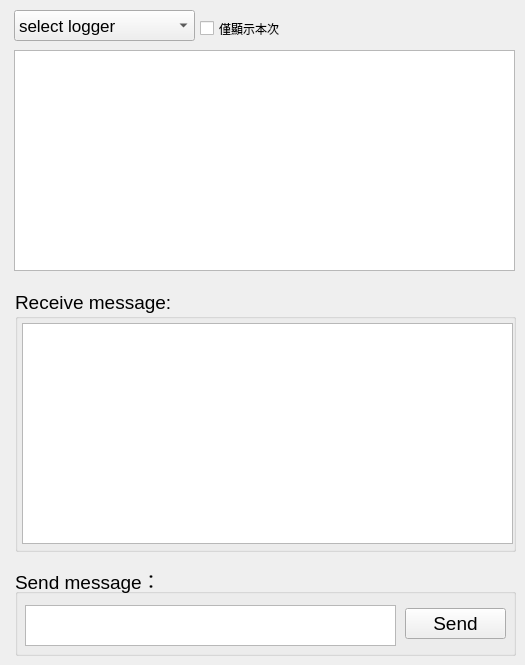
       <widget class="QWidget" name="tab_10">
        <attribute name="title">
         <string>Home</string>
        </attribute>
        <widget class="QGroupBox" name="groupBox_2">
         <property name="geometry">
          <rect>
           <x>15</x>
           <y>290</y>
           <width>501</width>
           <height>262</height>
          </rect>
         </property>
         <property name="font">
          <font>
           <pointsize>14</pointsize>
          </font>
         </property>
         <property name="title">
          <string>Receive message:</string>
         </property>
         <widget class="QTextBrowser" name="textRecv">
          <property name="geometry">
           <rect>
            <x>7</x>
            <y>33</y>
            <width>491</width>
            <height>221</height>
           </rect>
          </property>
          <property name="font">
           <font>
            <pointsize>12</pointsize>
           </font>
          </property>
          <property name="frameShadow">
           <enum>QFrame::Plain</enum>
          </property>
         </widget>
        </widget>
        <widget class="QTextBrowser" name="text_log">
         <property name="geometry">
          <rect>
           <x>14</x>
           <y>50</y>
           <width>501</width>
           <height>221</height>
          </rect>
         </property>
         <property name="font">
          <font>
           <pointsize>11</pointsize>
          </font>
         </property>
         <property name="frameShadow">
          <enum>QFrame::Plain</enum>
         </property>
         <property name="readOnly">
          <bool>true</bool>
         </property>
        </widget>
        <widget class="QComboBox" name="comboBox_logger">
         <property name="geometry">
          <rect>
           <x>14</x>
           <y>10</y>
           <width>181</width>
           <height>31</height>
          </rect>
         </property>
         <property name="font">
          <font>
           <pointsize>13</pointsize>
          </font>
         </property>
         <property name="currentText">
          <string>select logger</string>
         </property>
         <item>
          <property name="text">
           <string>select logger</string>
          </property>
         </item>
        </widget>
        <widget class="QGroupBox" name="groupBox_3">
         <property name="geometry">
          <rect>
           <x>15</x>
           <y>565</y>
           <width>501</width>
           <height>91</height>
          </rect>
         </property>
         <property name="font">
          <font>
           <pointsize>14</pointsize>
          </font>
         </property>
         <property name="title">
          <string>Send message：</string>
         </property>
         <widget class="QTextBrowser" name="textSend">
          <property name="geometry">
           <rect>
            <x>10</x>
            <y>40</y>
            <width>371</width>
            <height>41</height>
           </rect>
          </property>
          <property name="font">
           <font>
            <pointsize>12</pointsize>
           </font>
          </property>
          <property name="readOnly">
           <bool>false</bool>
          </property>
         </widget>
         <widget class="QPushButton" name="puB_sent">
          <property name="geometry">
           <rect>
            <x>390</x>
            <y>43</y>
            <width>101</width>
            <height>31</height>
           </rect>
          </property>
          <property name="font">
           <font>
            <pointsize>14</pointsize>
           </font>
          </property>
          <property name="text">
           <string>Send</string>
          </property>
         </widget>
        </widget>
        <widget class="QCheckBox" name="checkBox_onlyThisTime">
         <property name="geometry">
          <rect>
           <x>200</x>
           <y>17</y>
           <width>141</width>
           <height>23</height>
          </rect>
         </property>
         <property name="text">
          <string>僅顯示本次</string>
         </property>
        </widget>
       </widget>
